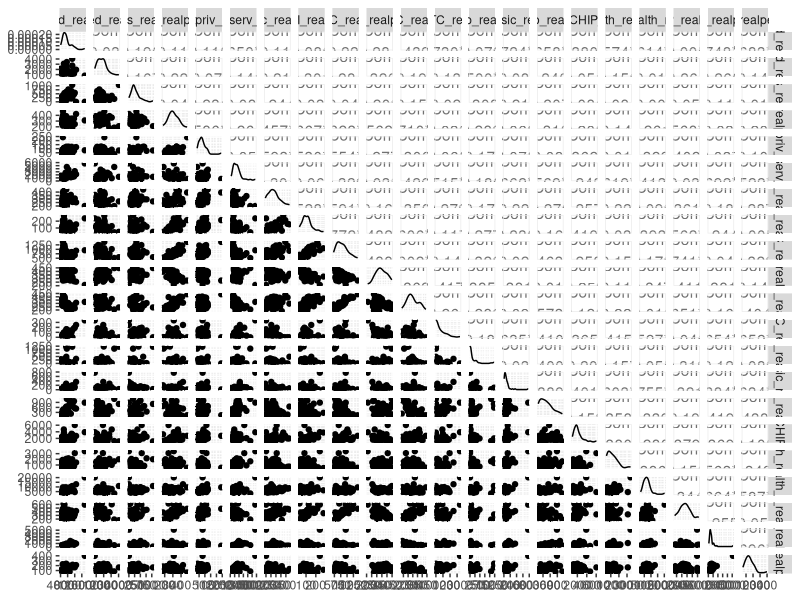
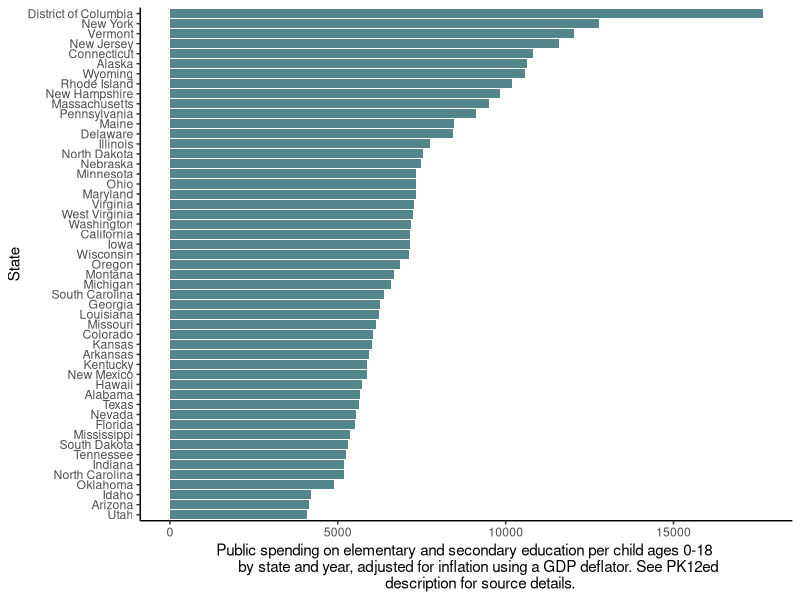
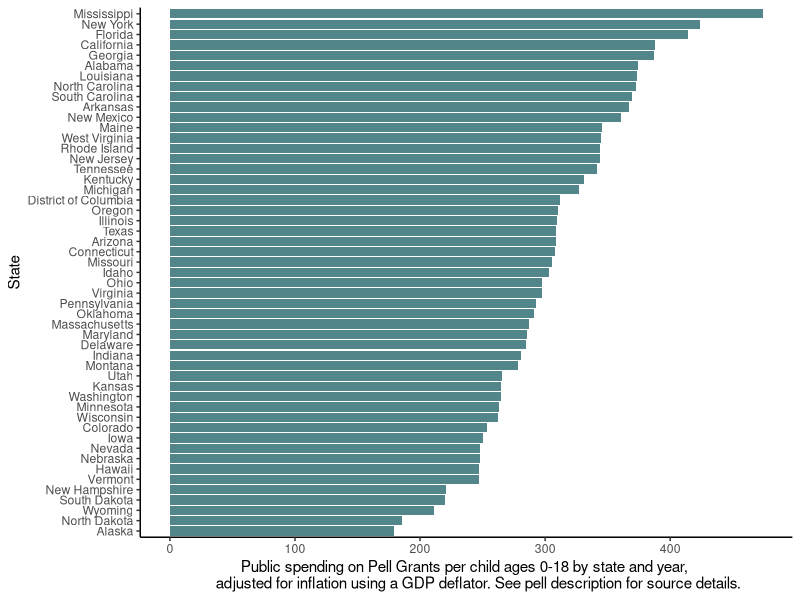
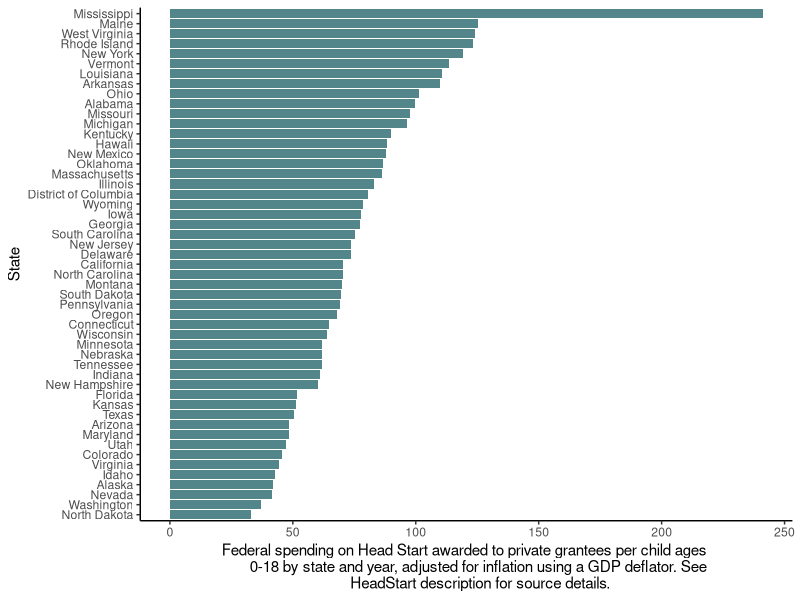
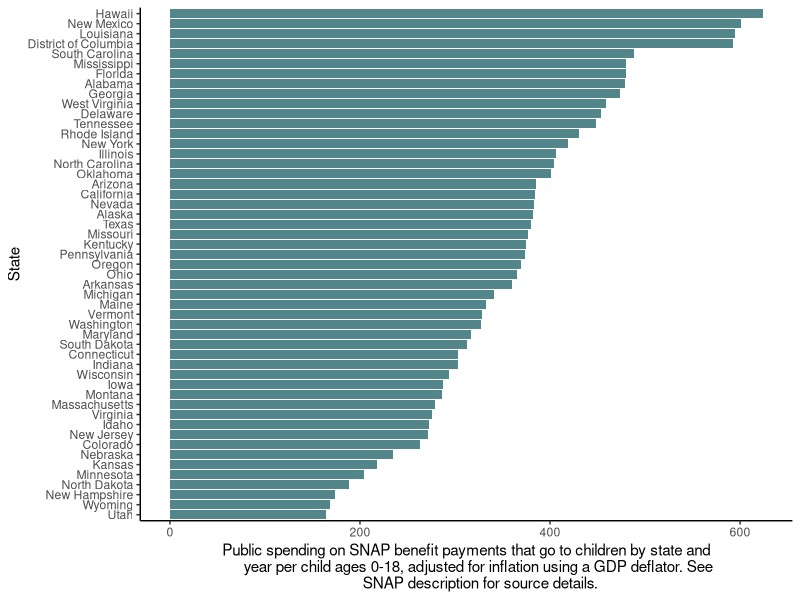
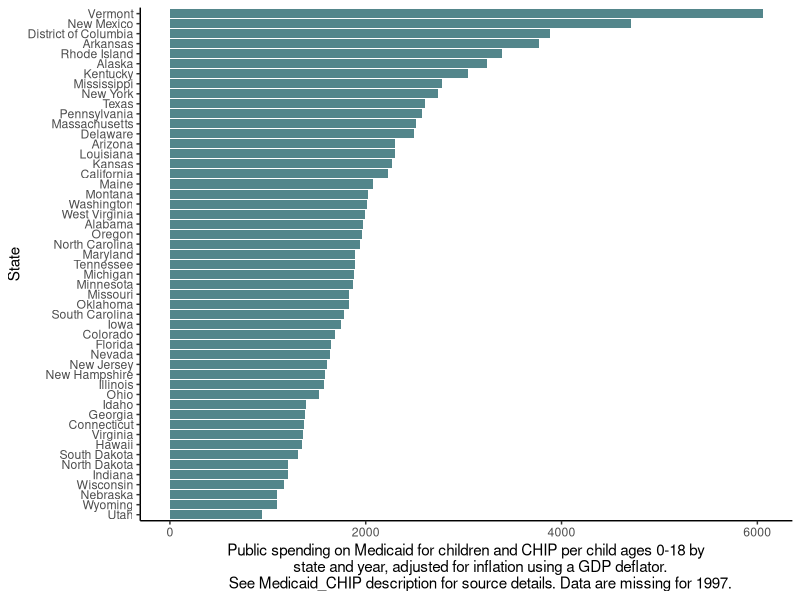
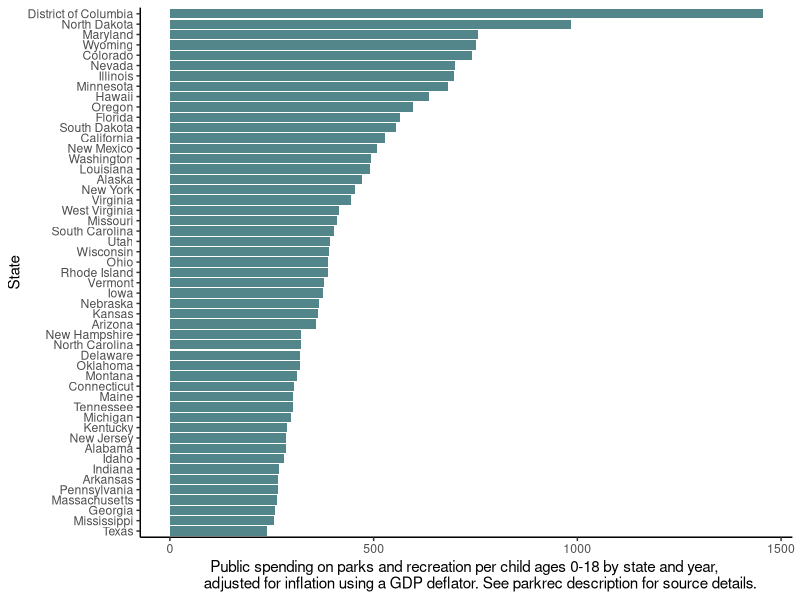
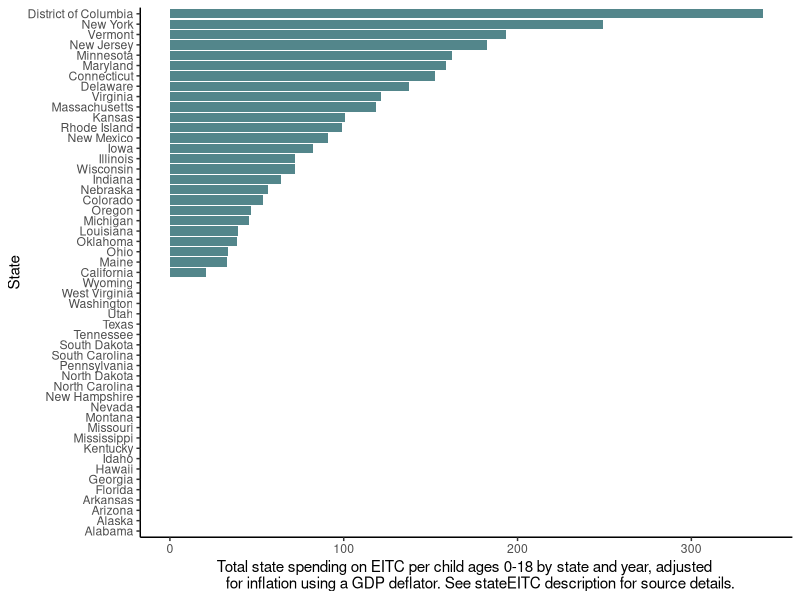

Generate these figures, in order, with R: (Note: this script raises an error after producing the figures.)
### This is a script used to analyze US state spending on children
### Source: https://datacatalog.urban.org/dataset/state-state-spending-kids-dataset

# Script set up
require(tidyverse)
require(dplyr)
require(GGally)

setwd("~/Documents/School/MICA/Design Lab/Final Project/Data")

# Load data file & set states as factor
stateChildSpending <- read.csv("ChildcareSpending_Metrics.csv")
stateChildSpending$State <- as.factor(stateChildSpending$State)

summary(stateChildSpending) #looks like NY has a negative value for edservs variable. 

#identify any na values
sapply(stateChildSpending, function(x) sum(is.na(x)))

#explore select spending levels using bar charts. Captions from data dictionary
ggpairs(stateChildSpending,
        columns = 2:22)

ggplot(stateChildSpending, aes(y=reorder(State, PK12ed_realperch), x=PK12ed_realperch))+
  theme_classic()+
  geom_col(fill='cadetblue4')+
  xlab("Public spending on elementary and secondary education per child ages 0-18 
       by state and year, adjusted for inflation using a GDP deflator. See PK12ed 
       description for source details.")+
  ylab("State")

ggplot(stateChildSpending, aes(y=reorder(State, pell_realperch), x=pell_realperch))+
  theme_classic()+
  geom_col(fill='cadetblue4')+
  xlab("Public spending on Pell Grants per child ages 0-18 by state and year, 
       adjusted for inflation using a GDP deflator. See pell description for source details. ")+
  ylab("State")

ggplot(stateChildSpending, aes(y=reorder(State, headstartpriv_realperch), x=headstartpriv_realperch))+
  theme_classic()+
  geom_col(fill='cadetblue4')+
  xlab("Federal spending on Head Start awarded to private grantees per child ages 
       0-18 by state and year, adjusted for inflation using a GDP deflator. See 
       HeadStart description for source details.")+
  ylab("State")

ggplot(stateChildSpending, aes(y=reorder(State, SNAP_realperch), x=SNAP_realperch))+
  theme_classic()+
  geom_col(fill='cadetblue4')+
  xlab("Public spending on SNAP benefit payments that go to children by state and
       year per child ages 0-18, adjusted for inflation using a GDP deflator. See 
       SNAP description for source details.")+
  ylab("State")

ggplot(stateChildSpending, aes(y=reorder(State, Medicaid_CHIP_realperch), x=Medicaid_CHIP_realperch))+
  theme_classic()+
  geom_col(fill='cadetblue4')+
  xlab("Public spending on Medicaid for children and CHIP per child ages 0-18 by
        state and year, adjusted for inflation using a GDP deflator. 
       See Medicaid_CHIP description for source details. Data are missing for 1997.")+
  ylab("State")

ggplot(stateChildSpending, aes(y=reorder(State, parkrec_realperch), x=parkrec_realperch))+
  theme_classic()+
  geom_col(fill='cadetblue4')+
  xlab("Public spending on parks and recreation per child ages 0-18 by state and year, 
       adjusted for inflation using a GDP deflator. See parkrec description for source details.")+
  ylab("State")

ggplot(stateChildSpending, aes(y=reorder(State, stateEITC_realperch), x=stateEITC_realperch))+
  theme_classic()+
  geom_col(fill='cadetblue4')+
  xlab("Total state spending on EITC per child ages 0-18 by state and year, adjusted 
       for inflation using a GDP deflator. See stateEITC description for source details.")+
  ylab("State")


#melt all raw inputs in to 1 long table
stateChildSpendingLong <- melt(stateChildSpending, id.vars = c("State"))

#explore data as barchat small multiples
ggplot(stateChildSpendingLong, aes(y=State, x=value))+
  theme_classic()+
  geom_col()+
  facet_wrap(~variable)

#explore data as histogram small multiples
ggplot(data = stateChildSpendingLong, aes(x = value)) + geom_histogram()+
  facet_wrap(~variable)

### calculate total spending by categories

#education spending per capita
stateChildSpending$education <- with(stateChildSpending,PK12ed_realperch + highered_realperch + edservs_realperch + pell_realperch + headstartpriv_realperch)

#nutrition and social services spending per capita  
stateChildSpending$nutrition_social <- with(stateChildSpending,othercashserv_realperch + SNAP_realperch)

#social security spending per capita
stateChildSpending$soc_security <- with(stateChildSpending, socsec_realperch + fedSSI_realperch)

#tax credits spending per capita
stateChildSpending$tax <- with(stateChildSpending, fedEITC_realperch + CTC_realperch + addCC_realperch + stateEITC_realperch)

#healthcare spending per capita
stateChildSpending$health <- with(stateChildSpending, Medicaid_CHIP_realperch + pubheath_realperch + other_health_realperch)

#housing spending per capita
stateChildSpending$housing <- stateChildSpending$HCD_realperch

#public resources spending per capita
stateChildSpending$resources <- with(stateChildSpending, lib_realperch + parkrec_realperch)

#create new dataframe with totals
childSpendingTotals <- data.frame(stateChildSpending$State, stateChildSpending$education, stateChildSpending$nutrition_social, 
                                  stateChildSpending$soc_security, stateChildSpending$tax, stateChildSpending$health, 
                                  stateChildSpending$housing, stateChildSpending$resources)

#rename columns
names(childSpendingTotals)[1] <- "state"
names(childSpendingTotals)[2] <- "education"
names(childSpendingTotals)[3] <- "nutrition_social"
names(childSpendingTotals)[4] <- "soc_security"
names(childSpendingTotals)[5] <- "tax"
names(childSpendingTotals)[6] <- "health"
names(childSpendingTotals)[7] <- "housing"
names(childSpendingTotals)[8] <- "resources"


#melt for analytics
require(reshape2)

chilSpendingTotalsLong <- melt(childSpendingTotals, id.vars = c("state"))

#total spending
ggplot(chilSpendingTotalsLong, aes(y=reorder(state, value), x=value))+
  theme_classic()+
  geom_col(fill='cadetblue4')+
  xlab("total spending per child ($)")+
  ylab("state")

#total spending per category
ggplot(chilSpendingTotalsLong, aes(y=reorder(state, value), x=value, fill = variable))+
  theme_classic()+
  geom_col()+
  xlab("total spending per child ($)")+
  ylab("state")+
  guides(fill=guide_legend("spending category"))

#percent of total spending
ggplot(chilSpendingTotalsLong, aes(y=reorder(state, value), x=value, fill = variable))+
  theme_classic()+
  geom_col(position = "fill")+
  xlab("% of total spending")+
  ylab("state")+
  guides(fill=guide_legend("spending category"))

#calculate ranks
childSpendingTotals$educationRank <- rank(childSpendingTotals$education)
childSpendingTotals$nutrition_socialRank <- rank(childSpendingTotals$nutrition_social)
childSpendingTotals$soc_securityRank <- rank(childSpendingTotals$soc_security)
childSpendingTotals$taxRank <- rank(childSpendingTotals$tax)
childSpendingTotals$healthRank <- rank(childSpendingTotals$health)
childSpendingTotals$housingRank <- rank(childSpendingTotals$housing)
childSpendingTotals$resourcesRank <- rank(childSpendingTotals$resources)

#calculate overallRank
childSpendingTotals$finalRank <- with(childSpendingTotals, educationRank + nutrition_socialRank +soc_securityRank + taxRank + healthRank + housingRank + resourcesRank)

ggplot(childSpendingTotals, aes(y=reorder(state, finalRank), x=finalRank))+
  theme_classic()+
  geom_col(fill='cadetblue4')+
  xlab("points")+
  ylab("state")


